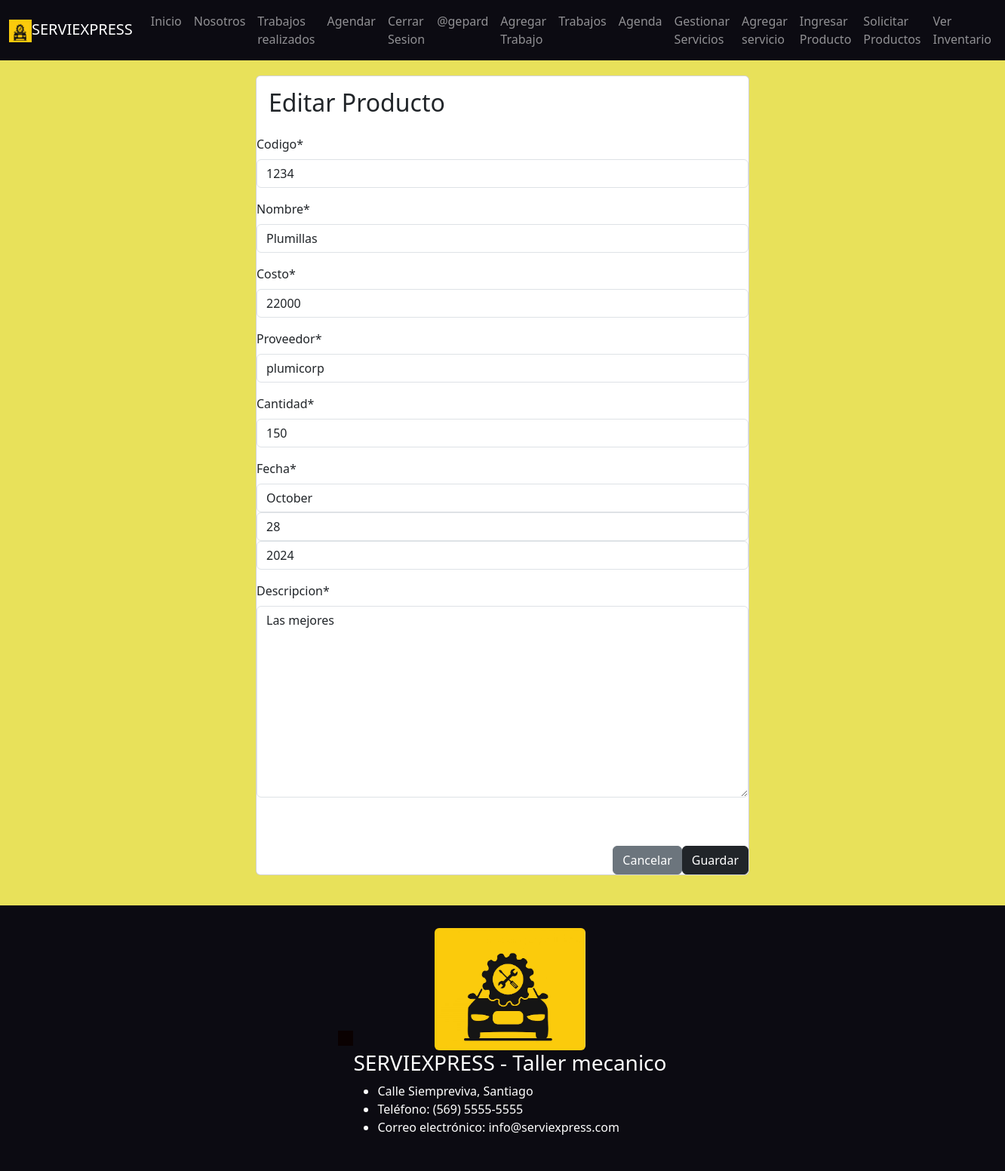
Page /modificar/4 (signed in) on the committed database.
### taller/models.py (models this page shows, shortened)
class Producto(models.Model):
    codigo = models.CharField(max_length=10)
    nombre = models.CharField(max_length=100)
    costo = models.IntegerField()
    proveedor = models.CharField(max_length=100)
    cantidad = models.IntegerField()
    fecha = models.DateField(default=timezone.now)
    descripcion = models.TextField()

### taller/views.py (the view, shortened to what this page needs)
# urls.py: path('modificar/<id>', views.modificar, name='modificar'),
def modificar(request, id):
    producto = get_object_or_404(Producto, id=id)
    data = {
        'form': ProductoForm(instance=producto)
    }
    return render(request, 'taller/Producto/Modificar.html', data)

### taller/forms.py
class ProductoForm(forms.ModelForm):
    class Meta:
        model = Producto
        fields = '__all__'
        widgets = {
            "fecha":forms.SelectDateWidget()
        }

### taller/templates/taller/Producto/Modificar.html (shortened to what this page needs)
{% extends 'taller/Base.html' %}
{% load static %}
{% block content %}
{% load crispy_forms_tags %}
<div class="row">
    <div class="col-12 col-md-6 offset-md-3">
        <div class="card">
            <div class="card-body">
                <h2>Editar Producto</h2>
            </div>
            <form action="" method="post" enctype="multipart/form-data">
                {{ form | crispy }}
                <br>
              <br>
                <div class="d-flex justify-content-end">
                    <input type="reset" value="Cancelar" class="btn btn-secondary">
                    <button type="submit" class="btn btn-dark">Guardar</button>
                </div>
            </form>
        </div>
    </div>
</div>
{% endblock %}

### taller/templates/taller/Base.html (shortened to what this page needs)
{% load static %}
<!DOCTYPE html>
<html>
<head>
  <link href="https://cdn.jsdelivr.net/npm/bootstrap@5.3.0-alpha3/dist/css/bootstrap.min.css" rel="stylesheet">
  <link rel="stylesheet" href="{% static 'css/Base.css' %}">
  <link rel="stylesheet" href="{% static 'css/divisas.css' %}">
</head>
<body>
  <header>
    <nav class="navbar navbar-expand-lg navbar-dark" style="background-color: #0c0b12;">
      <div class="container-fluid">
        <a class="navbar-brand" href="/"><img src="{%static 'images/logo.png'%}" alt="Rayo Makween" width="30" height="30">SERVIEXPRESS</a>
        <div class="collapse navbar-collapse" id="navbarSupportedContent">
          <ul class="navbar-nav me-auto mb-2 mb-lg-0">
            <li class="nav-item">
              <a class="nav-link" aria-current="page" href="/">Inicio</a>
            </li>
            <li class="nav-item">
              <a class="nav-link" href="/nosotros">Nosotros</a>
            </li>
            <li class="nav-item">
              <a class="nav-link" href="/trabajos">Trabajos realizados</a>
            </li>
            <li class="nav-item">
              <a class="nav-link" href="/agendar">Agendar</a>
            </li>
          </ul>
          <ul class="navbar-nav mb-2 mb-lg-0 justify-content-end">
            {% if user.is_authenticated %}
            <li class="nav-item">
              <a class="nav-link" href="{% url 'logout' %}">Cerrar Sesion</a>
            </li>
            <li class="nav-item">
              <a class="nav-link" href="#">@{{ user.username }}</a>
            </li>
            {% else %}
            <li class="nav-item">
              <a class="nav-link" href="{% url 'login' %}">Login</a>
            </li>
            {% endif %}
            {% if perms.taller.add_trabajo %}
            <li class="nav-item">
              <a class="nav-link" href="/mecanico">Agregar Trabajo</a>
            </li>
            {% endif %}
            {% if perms.taller.change_trabajo %}
              <a class="nav-link" href="/administrador">Trabajos</a>
              <a class="nav-link" href="/agenda">Agenda</a>
              <a class="nav-link" href="/gestionarservicios" >Gestionar Servicios</a>
              <a class="nav-link" href="/agregarservicios">Agregar servicio</a>
              <a class="nav-link" href="/agregarproductoinv">Ingresar Producto</a>
              <a class="nav-link" href="/listar">Solicitar Productos</a>
              <a class="nav-link" href="/inventario">Ver Inventario</a>
            {% endif %}
          </ul>
        </div>
      </div>
    </nav>
  </header>
{% block content %}
{% endblock %}
  <footer class="footer">
    <div class="container-fluid d-flex justify-content-center align-items-center">
      <div id="currency-container"></div>
      <div class="container2">
        <div class="logo">
          <img src="{%static 'images/logo.png'%}" alt="rayo" width="200" height="auto" class="rounded mx-auto d-block">
        </div>
        <div class="info">
          <h3>SERVIEXPRESS - Taller mecanico</h3>
          <ul>
            <li>Calle Siempreviva, Santiago</li>
            <li>Teléfono: (569) 5555-5555</li>
            <li>Correo electrónico: info@serviexpress.com</li>
          </ul>
        </div>
  </footer>
</body>
</html>

### taller/static/css/Base.css (style rules this page uses)
body { background-color: #e8e15a; }
header { margin-bottom: 20px; }
footer { background-color: #0c0b12; padding: 20px 0; color: #ffffff; padding: 30px; margin-top: 20px; }
footer .logo { width: 200px; height: auto; display: block; margin: 0 auto; }
.card { margin-bottom: 20px; }

### taller/static/css/divisas.css (style rules this page uses)
#currency-container { display: flex; flex-direction: column; align-items: center; padding: 10px; background-color: rgb(10, 1, 1); max-width: 250px; margin: 1 auto; }

### rows in the picture
Producto: codigo "1234", nombre "Plumillas", costo "22000", proveedor "plumicorp", cantidad "150", descripcion "Las mejores"

### other values in the picture
{{ user.username }} "gepard"
